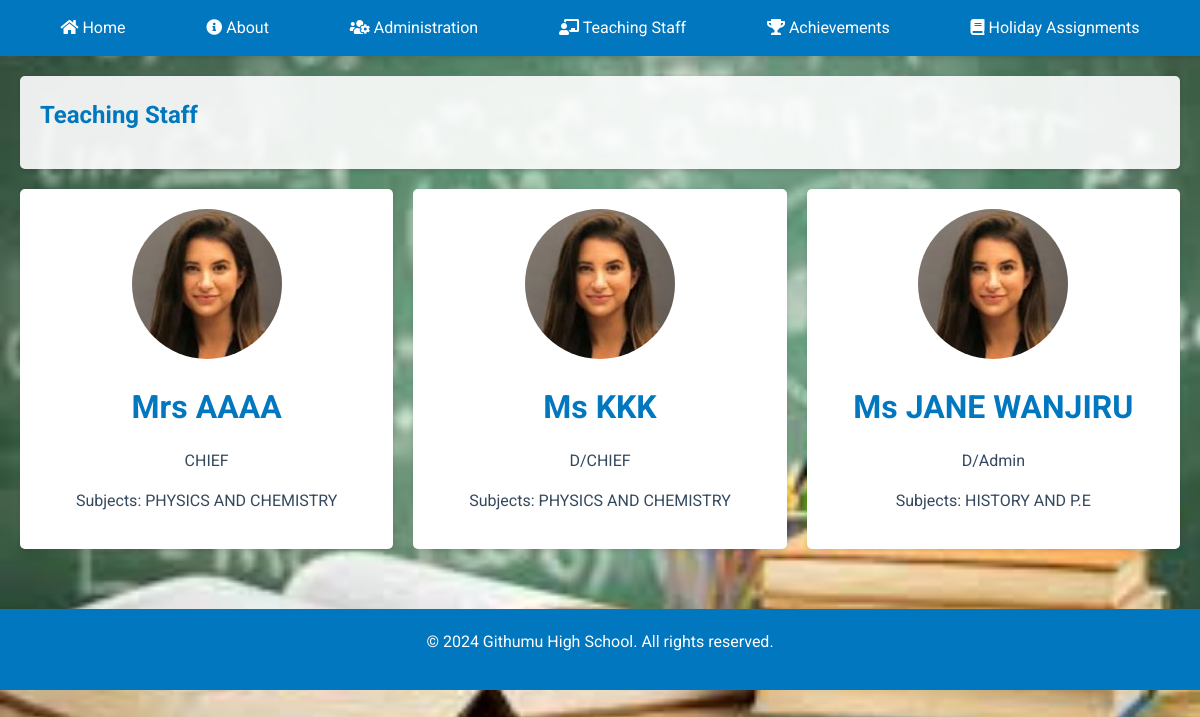
/teaching-staff/, run on the app's committed database.
### main/models.py (models this page shows)
class TeachingStaff(models.Model):
    name = models.CharField(max_length=20)
    title = models.CharField(max_length=10, choices=[('Mr', 'Mr'), ('Mrs', 'Mrs'), ('Ms', 'Ms')])
    role = models.CharField(max_length=100, blank=True, choices=[('Chief Principal','Chief Principal'),('D/Admin','D/Admin'),('D/Acad','D/Acad'),('Dean','Dean'),('HOD','HOD'),('HOS','HOS')])
    subjects = models.CharField(max_length=200)
    photo = models.ImageField(upload_to='staff_photos/')
    order = models.IntegerField(default=0)

### main/views.py (the view)
# urls.py: path('teaching-staff/', views.teaching_staff, name='teaching_staff'),
def teaching_staff(request):
    staff = TeachingStaff.objects.all().order_by('order')
    return render(request, 'teaching_staff.html', {'staff': staff})

### main/context_processors.py (called while the page is built)
def background_images(request):
    images = BackgroundImage.objects.all().order_by('order')
    return {'background_images': images}

### main/templates/teaching_staff.html (shortened to what this page needs)
{% extends 'base.html' %}
{% load static %}
{% block content %}
<section id="news"><h3>Teaching Staff</h3></section>
<div class="staff-grid">
    {% for teacher in staff %}
    <div class="staff-card">
        <img src="{{ teacher.photo.url }}" alt="{{ teacher.name }}">
        <h2>{{ teacher.title }} {{ teacher.name }}</h2>
        {% if teacher.role %}
        <p>{{ teacher.role }}</p>
        {% endif %}
        <p>Subjects: {{ teacher.subjects }}</p>
    </div>
    {% endfor %}
</div>
{% endblock %}

### main/templates/base.html (shortened to what this page needs)
{% load static %}
<!DOCTYPE html>
<html lang="en">
<head>
    <link rel="stylesheet" href="https://cdnjs.cloudflare.com/ajax/libs/font-awesome/5.15.3/css/all.min.css">
    <link rel="stylesheet" href="{% static 'css/style.css' %}">
</head>
<body>
    <div class="background-images">
</div>
    <header>
        <nav>
            <div class="container">
                <ul>
                    <li><a href="{% url 'home' %}"><i class="fas fa-home"></i> Home</a></li>
                    <li><a href="{% url 'about' %}"><i class="fas fa-info-circle"></i> About</a></li>
                    <li><a href="{% url 'administration' %}"><i class="fas fa-users-cog"></i> Administration</a></li>
                    <li><a href="{% url 'teaching_staff' %}"><i class="fas fa-chalkboard-teacher"></i> Teaching Staff</a></li>
                    <li><a href="{% url 'achievements' %}"><i class="fas fa-trophy"></i> Achievements</a></li>
                    <li><a href="{% url 'holiday_assignments' %}"><i class="fas fa-book"></i> Holiday Assignments</a></li>
                </ul>
            </div>
        </nav>
    </header>
    <main>
        <div class="container">
            {% block content %}{% endblock %}
        </div>
    </main>
    <footer>
        <div class="container">
            <p>&copy; 2024 Githumu High School. All rights reserved.</p>
        </div>
    </footer>
</body>
</html>

### main/static/css/style.css (style rules this page uses)
:root { --primary-color: #0077be; --secondary-color: #005c99; --background-color: #ecf0f1; --text-color: #34495e; --light-gray: #f4f4f4; --white: #ffffff; }
* { box-sizing: border-box; margin: 0; padding: 0; }
body { font-family: 'Roboto', Arial, sans-serif; background-color: var(--background-color); color: var(--text-color); line-height: 1.6; }
.container { max-width: 1200px; margin: 0 auto; padding: 0 20px; }
h1, h2, h3, h4, h5, h6 { color: var(--primary-color); margin-bottom: 15px; }
h2 { font-size: 2em; }
h3 { font-size: 1.5em; }
p { margin-bottom: 15px; }
header { background-color: var(--primary-color); box-shadow: 0 2px 4px rgba(0, 0, 0, 0.1); position: sticky; top: 0; z-index: 1000; }
nav ul { list-style-type: none; display: flex; justify-content: space-around; padding: 15px 0; }
nav ul li a { color: var(--white); text-decoration: none; padding: 10px 15px; border-radius: 5px; transition: background-color 0.3s ease; }
main { padding: 20px 0; }
section { background-color: var(--white); margin-bottom: 20px; padding: 20px; border-radius: 5px; box-shadow: 0 2px 4px rgba(0, 0, 0, 0.1); }
.admin-grid, .staff-grid { display: grid; grid-template-columns: repeat(auto-fit, minmax(250px, 1fr)); gap: 20px; }
.admin-card, .staff-card { background-color: var(--white); border-radius: 5px; box-shadow: 0 2px 4px rgba(0, 0, 0, 0.1); padding: 20px; text-align: center; transition: transform 0.3s ease; }
.admin-card img, .staff-card img { width: 150px; height: 150px; border-radius: 50%; object-fit: cover; margin-bottom: 15px; }
footer { background-color: var(--primary-color); color: var(--white); text-align: center; padding: 20px 0; margin-top: 40px; }
.background-images { position: fixed; top: 0; left: 0; width: 100%; height: 100%; z-index: -1; }
body>* { position: relative; z-index: 1; }
section { background-color: rgba(255, 255, 255, 0.9); }

### data on the page
TeachingStaff: photo (picture), title "Mrs", name "AAAA", role "CHIEF", subjects "PHYSICS AND CHEMISTRY"
TeachingStaff: photo (picture), title "Ms", name "KKK", role "D/CHIEF", subjects "PHYSICS AND CHEMISTRY"
TeachingStaff: photo (picture), title "Ms", name "JANE WANJIRU", role "D/Admin", subjects "HISTORY AND P.E"
